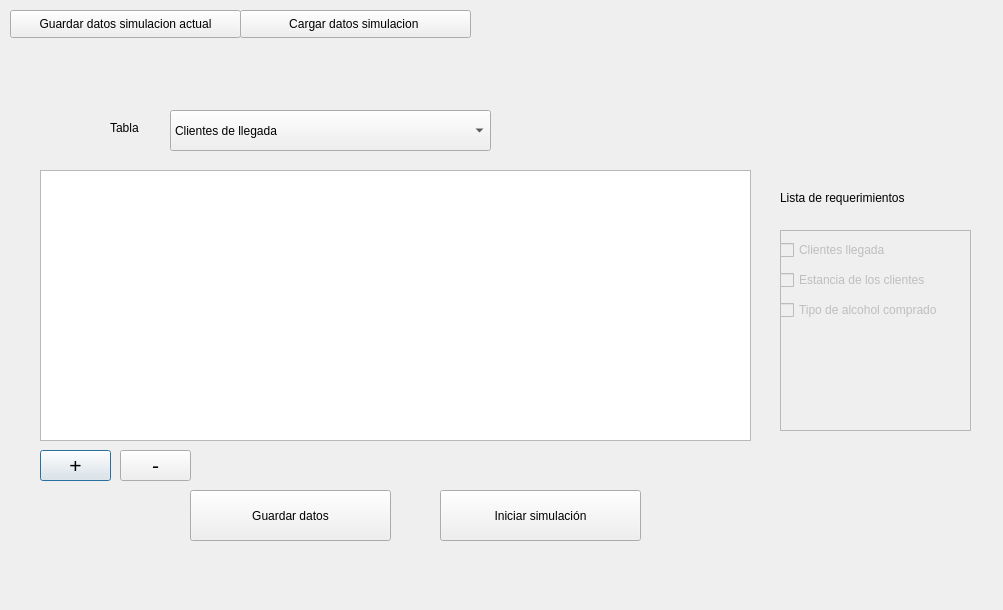
<?xml version="1.0" encoding="UTF-8"?>
<ui version="4.0">
 <class>Dialog</class>
 <widget class="QDialog" name="Dialog">
  <property name="geometry">
   <rect>
    <x>0</x>
    <y>0</y>
    <width>1003</width>
    <height>610</height>
   </rect>
  </property>
  <property name="windowTitle">
   <string>Dialog</string>
  </property>
  <widget class="QLabel" name="label">
   <property name="geometry">
    <rect>
     <x>780</x>
     <y>190</y>
     <width>151</width>
     <height>16</height>
    </rect>
   </property>
   <property name="text">
    <string>Lista de requerimientos</string>
   </property>
  </widget>
  <widget class="QTableWidget" name="tabla">
   <property name="geometry">
    <rect>
     <x>40</x>
     <y>170</y>
     <width>711</width>
     <height>271</height>
    </rect>
   </property>
  </widget>
  <widget class="QComboBox" name="tablas_opcion">
   <property name="geometry">
    <rect>
     <x>170</x>
     <y>110</y>
     <width>321</width>
     <height>41</height>
    </rect>
   </property>
   <item>
    <property name="text">
     <string>Clientes de llegada</string>
    </property>
   </item>
   <item>
    <property name="text">
     <string>Estancia de los clientes</string>
    </property>
   </item>
   <item>
    <property name="text">
     <string>Tipo de alcohol comprado</string>
    </property>
   </item>
  </widget>
  <widget class="QPushButton" name="btnmas">
   <property name="geometry">
    <rect>
     <x>40</x>
     <y>450</y>
     <width>71</width>
     <height>31</height>
    </rect>
   </property>
   <property name="font">
    <font>
     <pointsize>16</pointsize>
    </font>
   </property>
   <property name="text">
    <string>+</string>
   </property>
  </widget>
  <widget class="QLabel" name="label_2">
   <property name="geometry">
    <rect>
     <x>110</x>
     <y>120</y>
     <width>151</width>
     <height>16</height>
    </rect>
   </property>
   <property name="text">
    <string>Tabla</string>
   </property>
  </widget>
  <widget class="QPushButton" name="Guardar">
   <property name="geometry">
    <rect>
     <x>190</x>
     <y>490</y>
     <width>201</width>
     <height>51</height>
    </rect>
   </property>
   <property name="text">
    <string>Guardar datos</string>
   </property>
  </widget>
  <widget class="QFrame" name="requisitos_frame">
   <property name="geometry">
    <rect>
     <x>780</x>
     <y>230</y>
     <width>191</width>
     <height>201</height>
    </rect>
   </property>
   <property name="frameShape">
    <enum>QFrame::StyledPanel</enum>
   </property>
   <property name="frameShadow">
    <enum>QFrame::Raised</enum>
   </property>
   <widget class="QCheckBox" name="checkBox_7">
    <property name="enabled">
     <bool>false</bool>
    </property>
    <property name="geometry">
     <rect>
      <x>0</x>
      <y>10</y>
      <width>141</width>
      <height>20</height>
     </rect>
    </property>
    <property name="text">
     <string>Clientes llegada</string>
    </property>
   </widget>
   <widget class="QCheckBox" name="checkBox_8">
    <property name="enabled">
     <bool>false</bool>
    </property>
    <property name="geometry">
     <rect>
      <x>0</x>
      <y>40</y>
      <width>171</width>
      <height>20</height>
     </rect>
    </property>
    <property name="text">
     <string>Estancia de los clientes</string>
    </property>
   </widget>
   <widget class="QCheckBox" name="checkBox_9">
    <property name="enabled">
     <bool>false</bool>
    </property>
    <property name="geometry">
     <rect>
      <x>0</x>
      <y>70</y>
      <width>191</width>
      <height>20</height>
     </rect>
    </property>
    <property name="text">
     <string>Tipo de alcohol comprado</string>
    </property>
   </widget>
  </widget>
  <widget class="QPushButton" name="btnmenos">
   <property name="geometry">
    <rect>
     <x>120</x>
     <y>450</y>
     <width>71</width>
     <height>31</height>
    </rect>
   </property>
   <property name="font">
    <font>
     <pointsize>16</pointsize>
    </font>
   </property>
   <property name="text">
    <string>-</string>
   </property>
  </widget>
  <widget class="QPushButton" name="btncargar">
   <property name="geometry">
    <rect>
     <x>240</x>
     <y>10</y>
     <width>231</width>
     <height>28</height>
    </rect>
   </property>
   <property name="text">
    <string>Cargar datos simulacion </string>
   </property>
  </widget>
  <widget class="QPushButton" name="btndatos">
   <property name="geometry">
    <rect>
     <x>10</x>
     <y>10</y>
     <width>231</width>
     <height>28</height>
    </rect>
   </property>
   <property name="text">
    <string>Guardar datos simulacion actual</string>
   </property>
  </widget>
  <widget class="QPushButton" name="btniniciar">
   <property name="geometry">
    <rect>
     <x>440</x>
     <y>490</y>
     <width>201</width>
     <height>51</height>
    </rect>
   </property>
   <property name="text">
    <string>Iniciar simulación</string>
   </property>
  </widget>
 </widget>
 <resources/>
 <connections/>
</ui>
